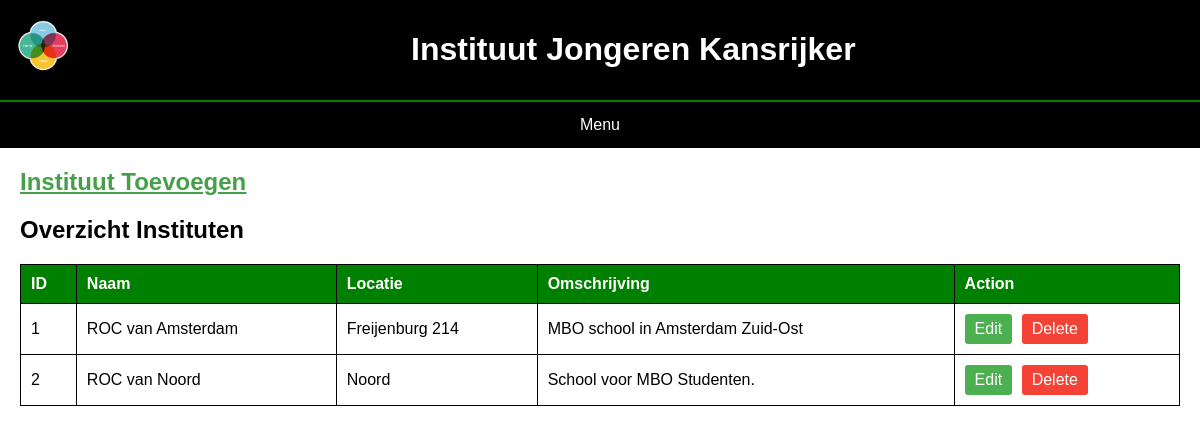
Page /Project/instituten/Overzicht_instituten.php (signed in) on the committed database.
### tables this page shows
CREATE TABLE `instituten` (
  `instituutID` int(11) NOT NULL,
  `instituutNaam` varchar(255) NOT NULL,
  `instituutLocatie` varchar(255) DEFAULT NULL,
  `instituutOmschrijving` text DEFAULT NULL
);

### Project/db.php (called while the page is built, shortened)
<?php
class database {
    private $dbh;
    public function __construct() {
        $this->host = 'localhost';
        $this->username = 'root';
        $this->password = '';
        $this->database = 'school';
        $this->port = 3307;
        $dsn = "mysql:host=$this->host;port=$this->port;dbname=$this->database";
        try {
            $this->dbh = new PDO($dsn, $this->username, $this->password);
            $this->dbh->setAttribute(PDO::ATTR_ERRMODE, PDO::ERRMODE_EXCEPTION);
        } catch (PDOException $e) {
            die("Connection failed: " . $e->getMessage());
        }
    }
public function selectAllInstituten() {
    $stmt = $this->dbh->query('SELECT * FROM instituten');
    $rows = $stmt->fetchAll();
    return $rows;
}
}

### Project/instituten/Overzicht_instituten.php (the view, shortened to what this page needs)
<?php
require_once '../db.php';
$db = new database();
$instituten = $db->selectAllInstituten();
?>
<!DOCTYPE html>
<html lang="en">
<head>
    <link rel="stylesheet" href="activiteiten.css">
</head>
<body>
<header>
        <div class="header">
        <img class="Logo" src="../Logo.png" alt="">
        <a class="h1" href="../Dashboard.php"><h1>Instituut Jongeren Kansrijker</h1></a>
        </div>
        <div class="menu">
        <h3 class="dropbtn">Menu</h3>
        </div>
        </header>
    <div class="container">
        <a href="add_instituut.php"><h2>Instituut Toevoegen</h2></a>
        <h2>Overzicht Instituten</h2>
        <table>
            <thead>
                <tr>
                    <th>ID</th>
                    <th>Naam</th>
                    <th>Locatie</th>
                    <th>Omschrijving</th>
                    <th>Action</th>
                </tr>
            </thead>
            <tbody>
                <?php foreach ($instituten as $instituut) : ?>
                    <tr>
                        <td><?php echo $instituut['instituutID']; ?></td>
                        <td><?php echo $instituut['instituutNaam']; ?></td>
                        <td><?php echo $instituut['instituutLocatie']; ?></td>
                        <td><?php echo $instituut['instituutOmschrijving']; ?></td>
                        <td>
                            <a href="edit_instituut.php?id=<?php echo $instituut['instituutID']; ?>">Edit</a>
                            <a href="delete_instituut.php?action=delete&id=<?php echo $instituut['instituutID']; ?>" onclick="return confirm('Are you sure you want to delete this instituut?')">Delete</a>
                        </td>
                    </tr>
                <?php endforeach; ?>
            </tbody>
        </table>
    </div>
</body>
</html>

### Project/instituten/activiteiten.css (style rules this page uses)
* { box-sizing: border-box; }
body { margin: 0; font-family: Arial, Helvetica, sans-serif; }
header { overflow: hidden; background-color: black; color: #fff; }
.header { border-bottom: 2px solid green; text-align: center; padding: 10px; }
.header img { max-width: 70px; height: 70px; float: left; }
.menu { overflow: hidden; }
.menu .dropbtn { font-size: 16px; border: none; outline: none; color: #fff; padding: 14px 16px; background-color: inherit; font: inherit; margin: 0; }
.dropbtn, .content { text-align: center; }
.container { margin: 20px; }
table { width: 100%; border-collapse: collapse; margin-top: 20px; }
table, th, td { border: 1px solid black; }
th, td { padding: 10px; text-align: left; }
th { background-color: green; color: white; }
td a { display: inline-block; padding: 6px 10px; margin-right: 5px; text-decoration: none; background-color: #4CAF50; color: white; border-radius: 3px; }
td a:last-child { background-color: #f44336; }
a h2 { color: #45a049; text-decoration: underline; text-decoration-color: #45a049; }
.h1 { text-decoration: none; color: #fff; text-align: center; }

### rows in the picture
instituten: instituutID "1", instituutNaam "ROC van Amsterdam", instituutLocatie "Freijenburg 214", instituutOmschrijving "MBO school in Amsterdam Zuid-Ost"
instituten: instituutID "2", instituutNaam "ROC van Noord", instituutLocatie "Noord", instituutOmschrijving "School voor MBO Studenten."
